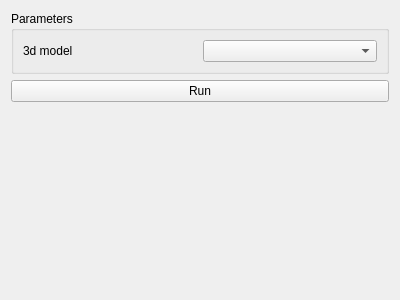
<?xml version="1.0" encoding="UTF-8"?>
<ui version="4.0">
 <class>MyWidget</class>
 <widget class="QWidget" name="MyWidget">
  <property name="geometry">
   <rect>
    <x>0</x>
    <y>0</y>
    <width>400</width>
    <height>300</height>
   </rect>
  </property>
  <property name="windowTitle">
   <string>Form</string>
  </property>
  <layout class="QGridLayout" name="gridLayout">
   <item row="0" column="0">
    <widget class="QGroupBox" name="_parameters">
     <property name="title">
      <string>Parameters</string>
     </property>
     <layout class="QGridLayout" name="gridLayout_2">
      <item row="0" column="0">
       <widget class="QLabel" name="_paramModelNameLabel">
        <property name="text">
         <string>3d model</string>
        </property>
        <property name="buddy">
         <cstring>_paramModelName</cstring>
        </property>
       </widget>
      </item>
      <item row="0" column="1">
       <widget class="QComboBox" name="_paramModelName"/>
      </item>
     </layout>
    </widget>
   </item>
   <item row="2" column="0">
    <spacer name="verticalSpacer">
     <property name="orientation">
      <enum>Qt::Vertical</enum>
     </property>
     <property name="sizeHint" stdset="0">
      <size>
       <width>20</width>
       <height>40</height>
      </size>
     </property>
    </spacer>
   </item>
   <item row="1" column="0">
    <widget class="QPushButton" name="_runButton">
     <property name="text">
      <string>Run</string>
     </property>
    </widget>
   </item>
  </layout>
 </widget>
 <resources/>
 <connections>
  <connection>
   <sender>_paramModelName</sender>
   <signal>currentTextChanged(QString)</signal>
   <receiver>MyWidget</receiver>
   <slot>selectedModelChanged(QString)</slot>
   <hints>
    <hint type="sourcelabel">
     <x>294</x>
     <y>47</y>
    </hint>
    <hint type="destinationlabel">
     <x>199</x>
     <y>149</y>
    </hint>
   </hints>
  </connection>
 </connections>
 <slots>
  <slot>selectedModelChanged(QString)</slot>
 </slots>
</ui>
